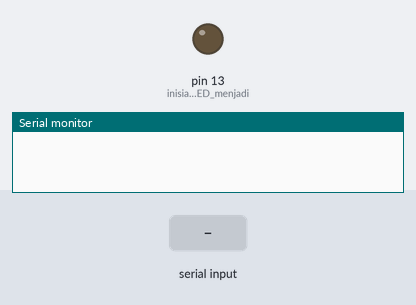
A sketch run on a simulated Arduino Uno, built with avr-gcc and run on an emulated ATmega328P. On the bench: output pins drawn as LEDs (lit = HIGH), the last lines printed to the serial monitor. Inputs (shaded band) come from the test bench.

Above: at 1.2 s.
1.3 s: "1\n" received over Serial
At 2.0 s:
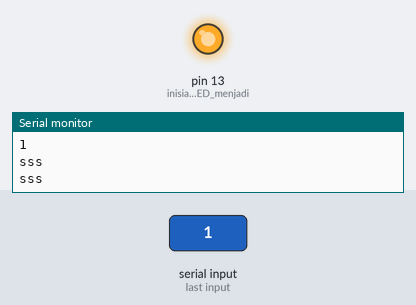
2.8 s: "0\n" received over Serial
At 3.2 s:
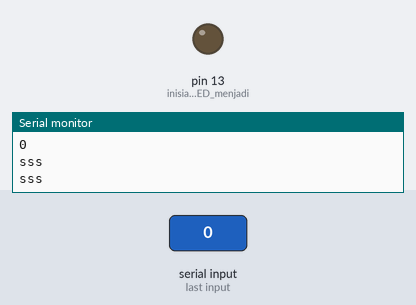
Timing chart, 0 to 5.8 s (numbered marks = the images above; inputs shaded):
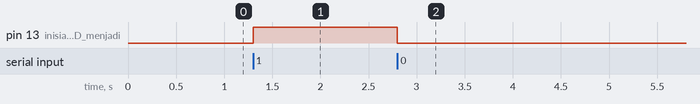

Measured:
- after the input at 1.3 s, pin 13 (inisialisasi_LED_menjadi): LOW → HIGH at once
- after the input at 2.8 s, pin 13 (inisialisasi_LED_menjadi): HIGH → LOW at once

The sketch:

bluetoot_sensor.ino
```cpp
/* https://www.nyebarilmu.com/ */

#include <SoftwareSerial.h>
SoftwareSerial module_bluetooth(0, 1); // pin RX | TX

char data = 0;
void setup()
{
  Serial.begin(9600);
  pinMode(13, OUTPUT);  //inisialisasi LED menjadi output
}
void loop()
{
  if(Serial.available() > 0)
  {
    data = Serial.read();Serial.print(data);    //Pembacaan dan ditampilkan data yang masuk
    Serial.print("\n");
    //Data yang masuk
    if(data == '1'){
    digitalWrite(13, HIGH);
    }
    else if(data == '0')
    digitalWrite(13, LOW);
    Serial.println("sss");
  }

}
```
